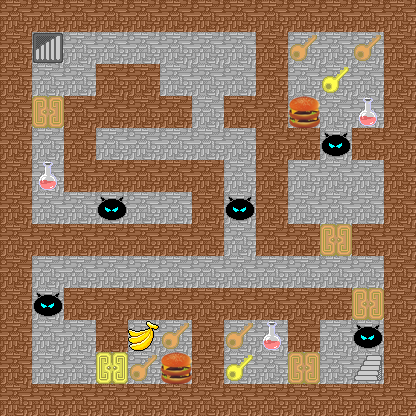

This game map was drawn from its Tiled (.tmx) file and the tilesets committed beside it. A one-line description and the trimmed map source follow:
An orthogonal 13x13 tile map with 32x32 px tiles, 12 tile layers (Background, Wall, OrangeLock, YellowLock, ...), 8 tilesets and 4 objects (Downstair, HeroEnter, HeroExit, Upstair).

<map version="1.0" orientation="orthogonal" renderorder="right-down" width="13" height="13" tilewidth="32" tileheight="32">
 <tileset firstgid="1" name="Downstair" tilewidth="32" tileheight="32">
  <image source="魔塔吧优质标准化大素材库/Icons/Downstair.png" width="32" height="32" />
 </tileset>
 <tileset firstgid="2" name="Upstair" tilewidth="32" tileheight="32">
  <image source="魔塔吧优质标准化大素材库/Icons/Upstair.png" width="32" height="32" />
 </tileset>
 <tileset firstgid="3" name="Monster" tilewidth="32" tileheight="32">
  <image source="魔塔吧优质标准化大素材库/Battlers/Monster01-12_3_1.png" width="32" height="32" />
 </tileset>
 <tileset firstgid="4" name="Key" tilewidth="32" tileheight="32">
  <image source="魔塔吧优质标准化大素材库/Characters/Event01-Door07.png" width="128" height="128" />
 </tileset>
 <tileset firstgid="20" name="RedBottles" tilewidth="32" tileheight="32">
  <image source="魔塔吧优质标准化大素材库/Icons/Item01-02_1_1.png" width="32" height="32" />
 </tileset>
 <tileset firstgid="21" name="Banana" tilewidth="32" tileheight="32">
  <image source="魔塔吧优质标准化大素材库/Icons/Item01-06_4_1.png" width="32" height="32" />
 </tileset>
 <tileset firstgid="22" name="Hamburger" tilewidth="32" tileheight="32">
  <image source="魔塔吧优质标准化大素材库/Icons/Item03-06_3_4.png" width="32" height="32" />
 </tileset>
 <tileset firstgid="23" name="Event01-Wall01" tilewidth="32" tileheight="32">
  <image source="魔塔吧优质标准化大素材库/Characters/Event01-Wall01.png" width="128" height="128" />
 </tileset>
 <layer name="Background" width="13" height="13">
  <data>[169 cells, 169 non-empty, 1 distinct tile ids]</data>
 </layer>
 <layer name="Wall" width="13" height="13">
  <data>[169 cells, 92 non-empty, 1 distinct tile ids]</data>
 </layer>
 <layer name="OrangeLock" width="13" height="13">
  <data>[169 cells, 4 non-empty, 1 distinct tile ids]</data>
 </layer>
 <layer name="YellowLock" width="13" height="13">
  <data>[169 cells, 1 non-empty, 1 distinct tile ids]</data>
 </layer>
 <layer name="OrangeKey" width="13" height="13">
  <data>[169 cells, 5 non-empty, 1 distinct tile ids]</data>
 </layer>
 <layer name="YellowKey" width="13" height="13">
  <data>[169 cells, 2 non-empty, 1 distinct tile ids]</data>
 </layer>
 <layer name="RedBottles" width="13" height="13">
  <data>[169 cells, 3 non-empty, 1 distinct tile ids]</data>
 </layer>
 <layer name="Banana" width="13" height="13">
  <data>[169 cells, 1 non-empty, 1 distinct tile ids]</data>
 </layer>
 <layer name="Hamburger" width="13" height="13">
  <data>[169 cells, 2 non-empty, 1 distinct tile ids]</data>
 </layer>
 <layer name="Upstair" width="13" height="13">
  <data>[169 cells, 1 non-empty, 1 distinct tile ids]</data>
 </layer>
 <layer name="Downstair" width="13" height="13">
  <data>[169 cells, 1 non-empty, 1 distinct tile ids]</data>
 </layer>
 <layer name="Monster" width="13" height="13">
  <data>[169 cells, 5 non-empty, 1 distinct tile ids]</data>
 </layer>
 <objectgroup name="Object">
  <object name="Downstair" x="48" y="48" />
  <object name="HeroEnter" x="48" y="80" />
  <object name="HeroExit" x="336" y="368" />
  <object name="Upstair" x="368" y="368" />
 </objectgroup>
</map>
